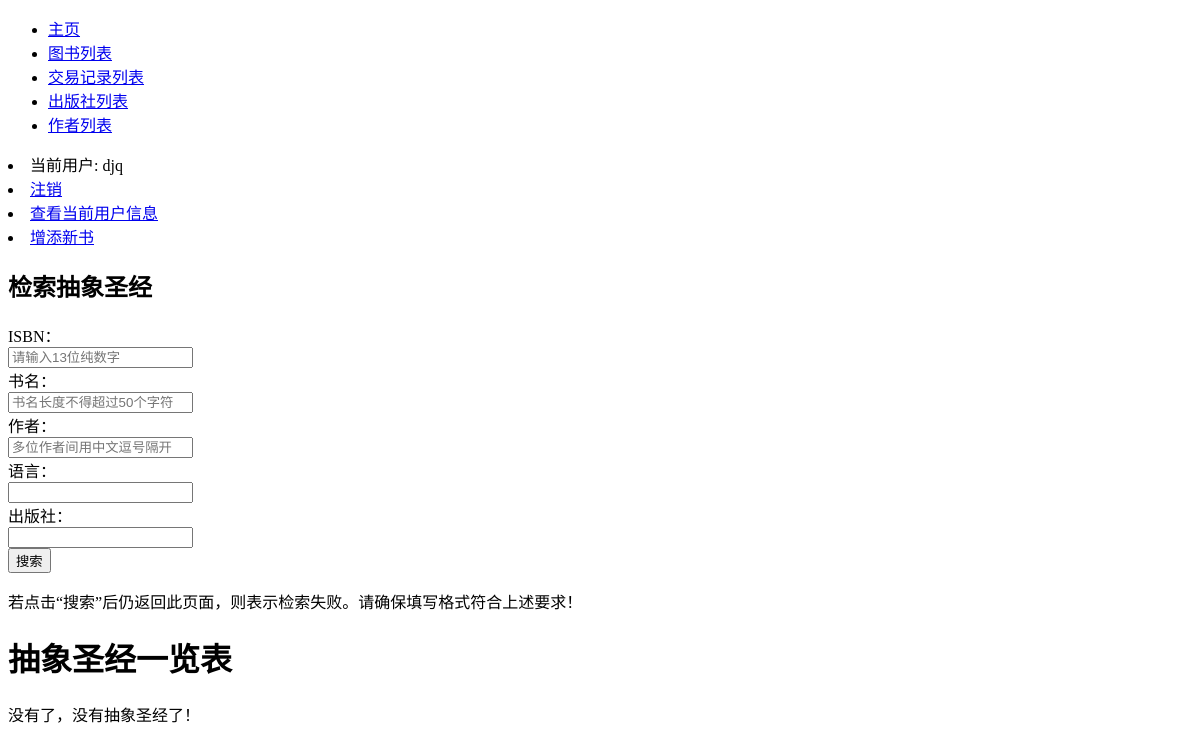
Before: /bookstore/books/ (signed in) with the older database file.
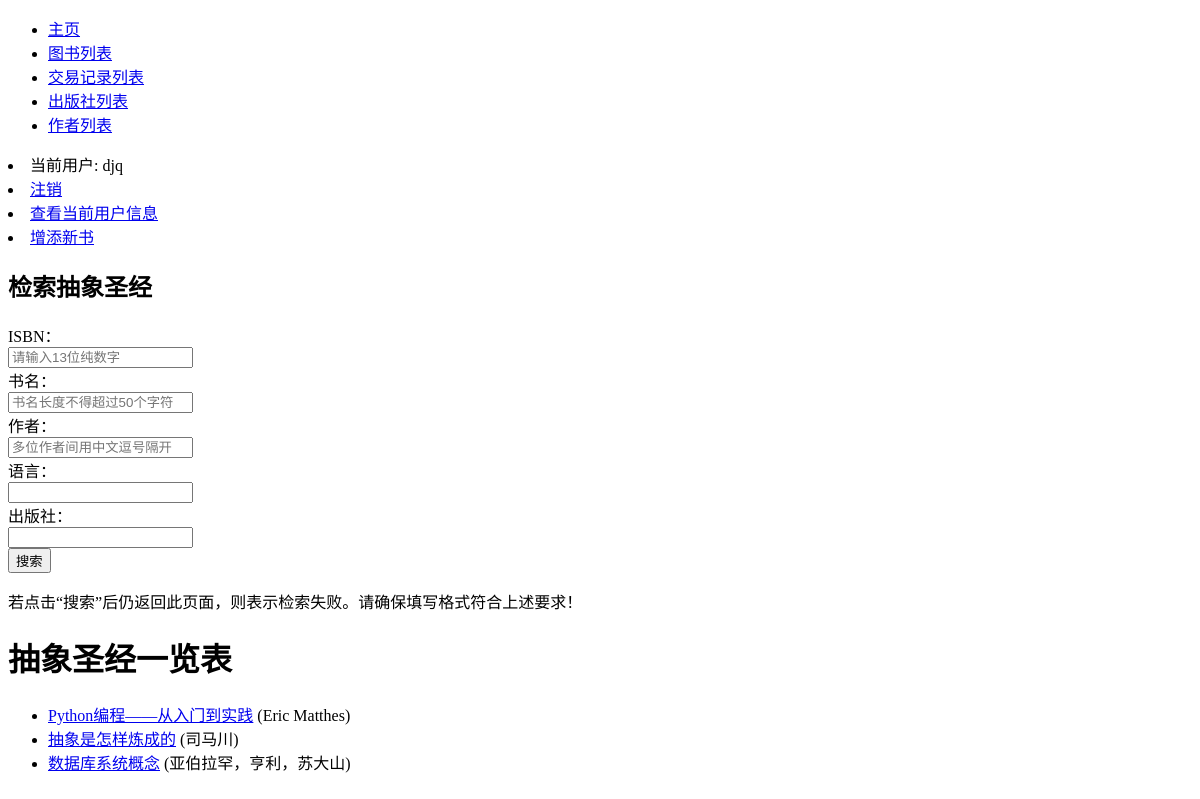
After: the same page with the newer database file.
### bookstore/models.py (models this page shows, shortened)
class Book(models.Model):
    ISBN = models.CharField(max_length=13, verbose_name='ISBN号', help_text='请输入纯数字ISBN（不带横杠）', validators=
                            [vl.RegexValidator(regex='^\d{13}$', message='请确保ISBN格式正确！')])
    name = models.CharField(max_length=50, verbose_name='书名')
    language = models.CharField(max_length=10, verbose_name='语言', default='汉语')
    author = models.ManyToManyField(Author, verbose_name='作者')
    publisher = models.ForeignKey(Publisher, on_delete=models.DO_NOTHING, verbose_name='出版社')
    price = models.DecimalField(max_digits=5, decimal_places=2, verbose_name='售价', validators=
                                [vl.MaxValueValidator(999.99, message='最高999.99元'),
                                 vl.MinValueValidator(0.01, message='最低0.01元')])
    inventory = models.IntegerField(verbose_name='当前库存', validators=[vl.MinValueValidator(0)], default=0)
    class Meta:
        verbose_name = '图书信息'
        verbose_name_plural = '图书信息'
        ordering = ['name', 'publisher']
    def get_absolute_url(self):
        return reverse('related_transaction', args=[str(self.id)])
    def get_author(self):
        return '，'.join([a.name for a in self.author.order_by('name')])

class Author(models.Model):
    name = models.CharField(max_length=30, verbose_name='作者姓名')
    class Meta:
        verbose_name = '作者'
        verbose_name_plural = '作者'
        ordering = ['name', ]

### bookstore/views.py (the view, shortened to what this page needs)
# urls.py: path('books/', views.book_list, name='books'),
@login_required
def book_list(request):
    all_books = Book.objects.all()
    ct = {'all_books': all_books}
    return render(request, 'bookstore/book_list.html', context=ct)

### bookstore/templates/bookstore/book_list.html (shortened to what this page needs)
{% extends "base.html" %}
{% block content %}
    <div class="container">
        <div class="row">
            <div class="col-md-6 col-md-offset-3 col-sm-10 col-sm-offset-1">
                <form method="POST" role="form" class="form-horizontal">
                    <h2 class="form-signin-heading text-center">检索抽象圣经</h2>
                    <div class="form-group">
                        <label for="id_ISBN" class="col-md-3 control-label">ISBN：</label>
                        <div class="col-md-9">
                            <input type="text" class="form-control" id="id_ISBN" name="ISBN" placeholder="请输入13位纯数字">
                        </div>
                    </div>
                    <div class="form-group">
                        <label for="id_name" class="col-md-3 control-label">书名：</label>
                        <div class="col-md-9">
                            <input type="text" class="form-control" id="id_name" name="name" placeholder="书名长度不得超过50个字符">
                        </div>
                    </div>
                    <div class="form-group">
                        <label for="id_author" class="col-md-3 control-label">作者：</label>
                        <div class="col-md-9">
                            <input type="text" class="form-control" name="author" id="id_author" placeholder="多位作者间用中文逗号隔开">
                        </div>
                    </div>
                    <div class="form-group">
                        <label for="id_language" class="col-md-3 control-label">语言：</label>
                        <div class="col-md-9">
                            <input type="text" class="form-control" name="language" id="id_language">
                        </div>
                    </div>
                    <div class="form-group">
                        <label for="id_publisher" class="col-md-3 control-label">出版社：</label>
                        <div class="col-md-9">
                            <input type="text" class="form-control" name="publisher" id="id_publisher">
                        </div>
                    </div>
                    <div class="form-group">
                        <div class="col-md-4 col-md-offset-4">
                            <button class="btn btn btn-primary btn-block" type="submit">搜索</button>
                        </div>
                    </div>
                </form>
            </div>
        </div>
    </div>
    <p>若点击“搜索”后仍返回此页面，则表示检索失败。请确保填写格式符合上述要求！</p>
    <h1>抽象圣经一览表</h1>
    {% if all_books %}
    <ul>
      {% for book in all_books %}
      <li>
        <a href="{{ book.get_absolute_url }}">{{ book.name }}</a> ({{ book.get_author }})
      </li>
      {% endfor %}
    </ul>
    {% else %}
      <p>没有了，没有抽象圣经了！</p>
    {% endif %}
{% endblock %}

Changed rows visible on the page:
added Book: name "Python编程——从入门到实践", get_author "Eric Matthes"
added Book: name "抽象是怎样炼成的", get_author "司马川"
added Book: name "数据库系统概念", get_author "亚伯拉罕，亨利，苏大山"
Other visible differences:
text no longer shown: "没有了，没有抽象圣经了！"
